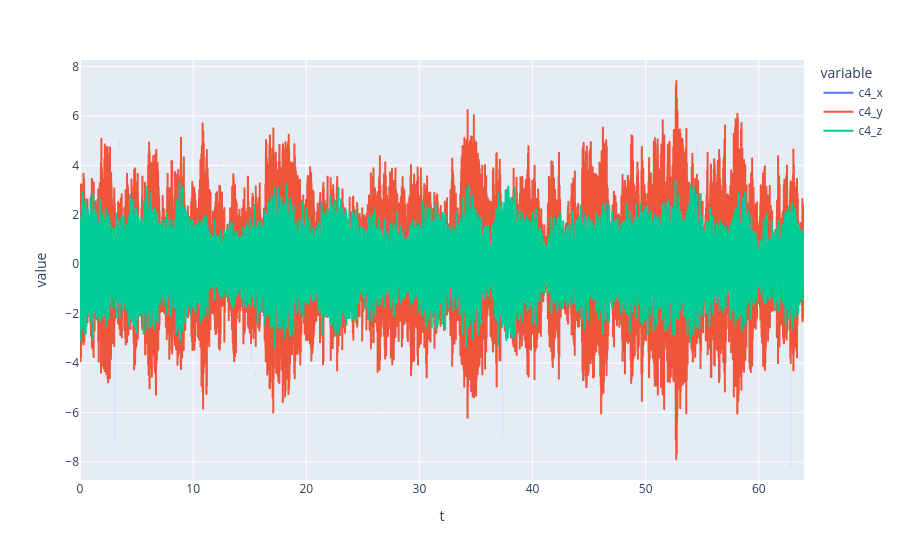

The notebook cell saved with this chart:
### Code cell
px.line(filt_signals, y=["c4_x", "c4_y", "c4_z"])

### Figure 1 — Plotly figure (JSON) as saved in the notebook; plotly's stock layout.template omitted (floating-point values rounded to 4 significant figures; data arrays with more than 128 entries replaced by an {"elided": "..."} marker saying what was removed)
{"data": [{"hovertemplate": "variable=c4_x<br>t=%{x}<br>value=%{y}<extra></extra>", "legendgroup": "c4_x", "line": {"color": "#636efa", "dash": "solid"}, "marker": {"symbol": "circle"}, "mode": "lines", "name": "c4_x", "showlegend": true, "type": "scattergl", "x": {"elided": "16384 float values"}, "xaxis": "x", "y": {"elided": "16384 float values"}, "yaxis": "y"}, {"hovertemplate": "variable=c4_y<br>t=%{x}<br>value=%{y}<extra></extra>", "legendgroup": "c4_y", "line": {"color": "#EF553B", "dash": "solid"}, "marker": {"symbol": "circle"}, "mode": "lines", "name": "c4_y", "showlegend": true, "type": "scattergl", "x": {"elided": "16384 float values"}, "xaxis": "x", "y": {"elided": "16384 float values"}, "yaxis": "y"}, {"hovertemplate": "variable=c4_z<br>t=%{x}<br>value=%{y}<extra></extra>", "legendgroup": "c4_z", "line": {"color": "#00cc96", "dash": "solid"}, "marker": {"symbol": "circle"}, "mode": "lines", "name": "c4_z", "showlegend": true, "type": "scattergl", "x": {"elided": "16384 float values"}, "xaxis": "x", "y": {"elided": "16384 float values"}, "yaxis": "y"}], "layout": {"legend": {"title": {"text": "variable"}, "tracegroupgap": 0}, "margin": {"t": 60}, "xaxis": {"anchor": "y", "domain": [0, 1], "title": {"text": "t"}}, "yaxis": {"anchor": "x", "domain": [0, 1], "title": {"text": "value"}}}}
